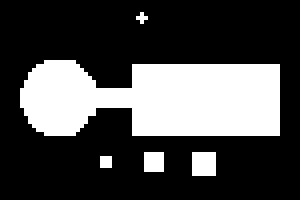
%> input picture chapter8/erode_dilate.bmp, 75 x 50 px (shown 4 times larger)
$ octave erodeTransform.m   (GNU Octave 9; MATLAB toolbox functions it lacks are replaced by stand-ins)
%> lines starting %> are read from the running program, lines starting %| are printed output that depends on the picture; in (x1, y1, x2, y2) boxes, pixels count from 0 and x2, y2 are one past the last pixel; in counts of white or black regions, pixels touching at a corner belong together; the program's own positions count from 1
I = imread('erode_dilate.bmp');
%> I is the input picture: size 50x75 uint8; 28.7% white; 5 white regions (2 under 20 px), largest, box (x1, y1, x2, y2) and area: (5, 15, 70, 34) 1003, (48, 38, 54, 44) 36, (36, 38, 41, 43) 25
se = strel('square',3);
Ib = imerode(I,se);
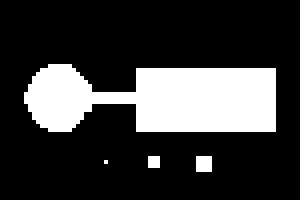
%> Ib: size 50x75 uint8 (shown 4 times larger); 22.4% white; 4 white regions (3 under 20 px), largest, box (x1, y1, x2, y2) and area: (6, 16, 69, 33) 813
se = strel([0 1 0;1 1 1;0 1 0]);
Ic = imerode(I,se);
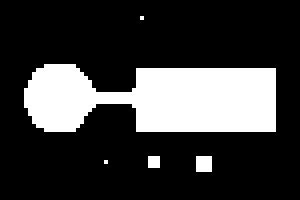
%> Ic: size 50x75 uint8 (shown 4 times larger); 23% white; 5 white regions (4 under 20 px), largest, box (x1, y1, x2, y2) and area: (6, 16, 69, 33) 836
se = strel('square',5);
Id = imerode(I,se);
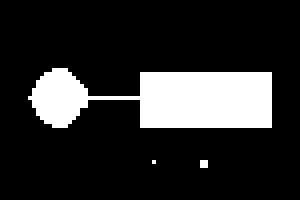
%> Id: size 50x75 uint8 (shown 4 times larger); 17% white; 3 white regions (2 under 20 px), largest, box (x1, y1, x2, y2) and area: (7, 17, 68, 32) 631

figure;
subplot(2,2,1);
imshow(I);
subplot(2,2,2);
imshow(Ib);
subplot(2,2,3);
imshow(Ic);
subplot(2,2,4);
imshow(Id);

$ run again, with chapter8/bw_bacteria.bmp copied over chapter8/erode_dilate.bmp
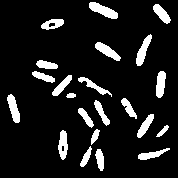
%> input picture chapter8/bw_bacteria.bmp, 178 x 178 px
%> I: size 178x178 logical; 11% white; 22 white regions, largest, box (x1, y1, x2, y2) and area: (89, 2, 118, 19) 255, (136, 34, 152, 66) 225, (95, 42, 121, 61) 216
%> Ib: size 178x178 logical; 5.9% white; 25 white regions (4 under 20 px), largest, box (x1, y1, x2, y2) and area: (90, 3, 117, 18) 167, (157, 72, 165, 97) 136, (137, 36, 151, 65) 134
%> `Ic = imerode(I,se);`:
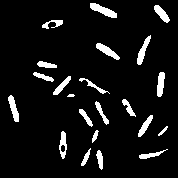
%> Ic: size 178x178 logical; 7.4% white; 22 white regions (1 under 20 px), largest, box (x1, y1, x2, y2) and area: (90, 3, 117, 18) 191, (96, 43, 120, 60) 161, (137, 35, 151, 65) 159
%> `Id = imerode(I,se);`:
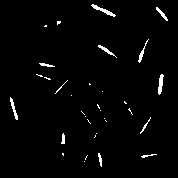
%> Id: size 178x178 logical; 2% white in thin lines or dots, all inside (x1, y1, x2, y2) = (10, 4, 168, 167)
